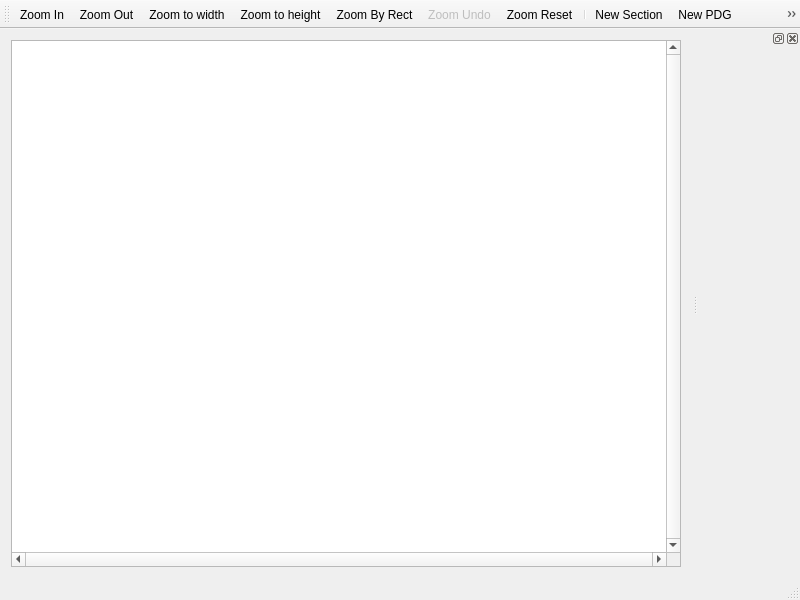
<?xml version="1.0" encoding="UTF-8"?>
<ui version="4.0">
 <class>CGSBasemapWindow</class>
 <widget class="QMainWindow" name="CGSBasemapWindow">
  <property name="geometry">
   <rect>
    <x>0</x>
    <y>0</y>
    <width>800</width>
    <height>600</height>
   </rect>
  </property>
  <property name="windowIcon">
   <iconset>
    <normaloff>:/icons/BasemapWindow.png</normaloff>:/icons/BasemapWindow.png</iconset>
  </property>
  <widget class="QWidget" name="centralWidget">
   <layout class="QGridLayout" name="gridLayout">
    <item row="0" column="0">
     <widget class="GSBasemapView" name="graphicsView">
      <property name="verticalScrollBarPolicy">
       <enum>Qt::ScrollBarAlwaysOn</enum>
      </property>
      <property name="horizontalScrollBarPolicy">
       <enum>Qt::ScrollBarAlwaysOn</enum>
      </property>
     </widget>
    </item>
   </layout>
  </widget>
  <widget class="QToolBar" name="mainToolBar">
   <property name="iconSize">
    <size>
     <width>16</width>
     <height>16</height>
    </size>
   </property>
   <attribute name="toolBarArea">
    <enum>TopToolBarArea</enum>
   </attribute>
   <attribute name="toolBarBreak">
    <bool>false</bool>
   </attribute>
   <addaction name="actionZoom_In"/>
   <addaction name="actionZoom_Out"/>
   <addaction name="actionZoom_to_width"/>
   <addaction name="actionZoom_to_height"/>
   <addaction name="actionZoom_By_Rect"/>
   <addaction name="actionZoom_Undo"/>
   <addaction name="actionZoom_Reset"/>
   <addaction name="separator"/>
   <addaction name="actionNewSection"/>
   <addaction name="actionNewPDG"/>
   <addaction name="actionNewRoseDiagram"/>
  </widget>
  <widget class="QStatusBar" name="statusBar"/>
  <widget class="QDockWidget" name="dockWidgetColormap">
   <attribute name="dockWidgetArea">
    <number>2</number>
   </attribute>
   <widget class="QWidget" name="dockWidgetContents">
    <layout class="QGridLayout" name="gridLayout_2">
     <item row="0" column="0">
      <widget class="CXColormapWidget" name="colormapWidget" native="true">
       <property name="minimumSize">
        <size>
         <width>80</width>
         <height>0</height>
        </size>
       </property>
      </widget>
     </item>
    </layout>
   </widget>
  </widget>
  <action name="actionZoom_In">
   <property name="icon">
    <iconset resource="../xconsole/x.qrc">
     <normaloff>:/Icon/view_zoom_in.png</normaloff>:/Icon/view_zoom_in.png</iconset>
   </property>
   <property name="text">
    <string>Zoom In</string>
   </property>
  </action>
  <action name="actionZoom_Out">
   <property name="icon">
    <iconset resource="../xconsole/x.qrc">
     <normaloff>:/Icon/view_zoom_out.png</normaloff>:/Icon/view_zoom_out.png</iconset>
   </property>
   <property name="text">
    <string>Zoom Out</string>
   </property>
  </action>
  <action name="actionZoom_Reset">
   <property name="icon">
    <iconset resource="../xconsole/x.qrc">
     <normaloff>:/Icon/view_zoom_page.png</normaloff>:/Icon/view_zoom_page.png</iconset>
   </property>
   <property name="text">
    <string>Zoom Reset</string>
   </property>
  </action>
  <action name="actionNewSection">
   <property name="checkable">
    <bool>true</bool>
   </property>
   <property name="icon">
    <iconset resource="../xconsole/x.qrc">
     <normaloff>:/Icon/SectionNew.png</normaloff>:/Icon/SectionNew.png</iconset>
   </property>
   <property name="text">
    <string>New Section</string>
   </property>
   <property name="toolTip">
    <string>Create a new section polyline</string>
   </property>
   <property name="visible">
    <bool>false</bool>
   </property>
  </action>
  <action name="actionZoom_By_Rect">
   <property name="checkable">
    <bool>true</bool>
   </property>
   <property name="icon">
    <iconset resource="../xconsole/x.qrc">
     <normaloff>:/Icon/view_zoom_rect.png</normaloff>:/Icon/view_zoom_rect.png</iconset>
   </property>
   <property name="text">
    <string>Zoom By Rect</string>
   </property>
  </action>
  <action name="actionZoom_Undo">
   <property name="enabled">
    <bool>false</bool>
   </property>
   <property name="icon">
    <iconset resource="../xconsole/x.qrc">
     <normaloff>:/Icon/view_zoom_undo.png</normaloff>:/Icon/view_zoom_undo.png</iconset>
   </property>
   <property name="text">
    <string>Zoom Undo</string>
   </property>
  </action>
  <action name="actionZoom_to_width">
   <property name="icon">
    <iconset resource="../xconsole/x.qrc">
     <normaloff>:/Icon/view_zoom_width.png</normaloff>:/Icon/view_zoom_width.png</iconset>
   </property>
   <property name="text">
    <string>Zoom to width</string>
   </property>
  </action>
  <action name="actionZoom_to_height">
   <property name="icon">
    <iconset resource="../xconsole/x.qrc">
     <normaloff>:/Icon/view_zoom_height.png</normaloff>:/Icon/view_zoom_height.png</iconset>
   </property>
   <property name="text">
    <string>Zoom to height</string>
   </property>
  </action>
  <action name="actionNewPDG">
   <property name="checkable">
    <bool>true</bool>
   </property>
   <property name="icon">
    <iconset resource="../xconsole/x.qrc">
     <normaloff>:/Icon/PDGNew.png</normaloff>:/Icon/PDGNew.png</iconset>
   </property>
   <property name="text">
    <string>New PDG</string>
   </property>
   <property name="toolTip">
    <string>Create a new PDG</string>
   </property>
   <property name="visible">
    <bool>false</bool>
   </property>
  </action>
  <action name="actionNewRoseDiagram">
   <property name="icon">
    <iconset resource="../xconsole/x.qrc">
     <normaloff>:/Icon/RoseDiagram.png</normaloff>:/Icon/RoseDiagram.png</iconset>
   </property>
   <property name="text">
    <string>CreateRoseDiagram</string>
   </property>
   <property name="toolTip">
    <string>Create new Rose diagram</string>
   </property>
   <property name="visible">
    <bool>false</bool>
   </property>
  </action>
 </widget>
 <layoutdefault spacing="6" margin="11"/>
 <customwidgets>
  <customwidget>
   <class>GSBasemapView</class>
   <extends>QGraphicsView</extends>
   <header>gsbasemapview.h</header>
  </customwidget>
  <customwidget>
   <class>CXColormapWidget</class>
   <extends>QWidget</extends>
   <header>xcolormapwidget.h</header>
   <container>1</container>
  </customwidget>
 </customwidgets>
 <resources>
  <include location="../xconsole/x.qrc"/>
 </resources>
 <connections/>
</ui>
